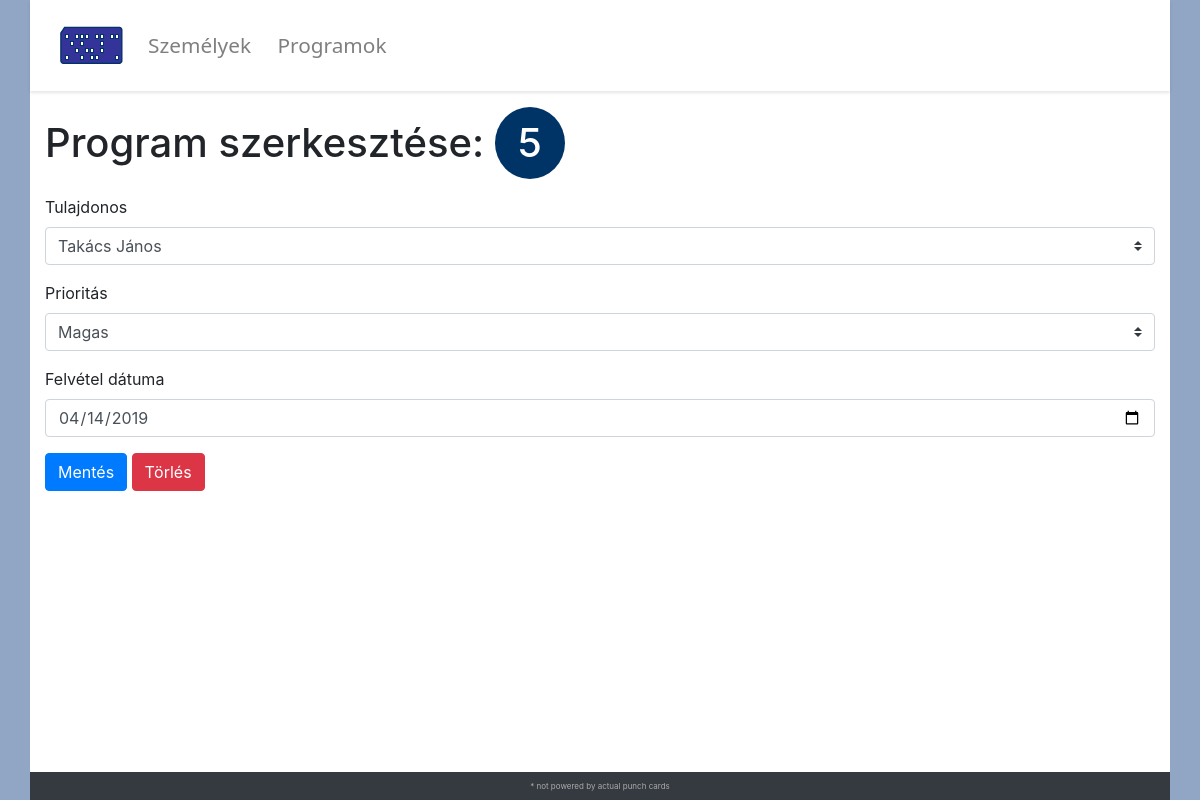
Screenshot of /edit-program.php?id=5 with the database file from the repository.
### tables this page shows
CREATE TABLE Program
(
  id INT PRIMARY KEY AUTO_INCREMENT,
  prioritas INT NOT NULL,
  felvetel_datum DATE NOT NULL,
  author INT NOT NULL,
  CONSTRAINT Program_Author FOREIGN KEY(author) REFERENCES Szemely(id)
);

### edit-program.php (the view, shortened to what this page needs)
<?php
$db = getDb();
$priorities = ['Magas', 'Közepes', 'Alacsony'];
?>
</head>
<body>
  <div class="container main-content">
    <?php
      $id = mysqli_real_escape_string($db, $_GET['id']) or die(mysqli_error($db));
      $query = sprintf('SELECT id, prioritas, author, felvetel_datum FROM program WHERE id = %s', $id);
      $result = mysqli_query($db, $query);
      $row = mysqli_fetch_array($result);
      ?>
      <h1>Program szerkesztése: <span class="program-id"><?=$id?></span></h1>
      <form action="" method="post">
        <div class="form-group">
          <label for="author" class="mr-2">Tulajdonos</label>
          <select class="custom-select" name="author">
            <?php
              $queryAuthors = 'SELECT id, CONCAT(vezeteknev, " ", keresztnev) AS nev FROM szemely ORDER BY vezeteknev';
              $resultAuthors = mysqli_query($db, $queryAuthors) or die(mysqli_error($db));
              while ($row2 = mysqli_fetch_array($resultAuthors)) {
                print('<option value="' . $row2['id'] . '" ' . ($row2['id'] == $row['author'] ? 'selected' : '') . '>' . $row2['nev'] . '</option>');
              }
            ?>
          </select>
        </div>
        <div class="form-group">
          <label for="priority" class="mr-2">Prioritás</label>
          <select class="custom-select" name="priority">
            <?php
              for ($i = sizeof($priorities) - 1; $i >= 0; $i--) {
                print('<option value="' . $i . '" ' . ($row['prioritas'] == $i ? 'selected' : '') . '>' . $priorities[$i] . '</option>');
              }
            ?>
          </select>
        </div>
        <div class="form-group">
          <label for="date" class="mr-2">Felvétel dátuma</label>
          <input class="form-control" type="date" name="date" value="<?=$row['felvetel_datum']?>">
        </div>
        <input class="btn btn-primary" name="update" type="submit" value="Mentés">
        <input class="btn btn-danger" name="delete" type="submit" value="Törlés">
      </form>
  </div>

### punchcard.css (style rules this page uses)
body { --card-background: #003366; background-color: #90A6C4; margin-bottom: 0; height: 100vh; }
h1 { margin-bottom: 0.4em; }
footer { font-size: 0.5em; color: #aaa; }
body > .container:nth-child(2) { padding-top: 1em; background-color: #fff; padding-bottom: 1em; min-height: calc(100% - 16px - 75px - 16px - 12px); }
.navbar { font-family: 'Segoe UI', Tahoma, Geneva, Verdana, sans-serif; font-weight: 500; font-size: 1.3em; box-shadow: 0px 2px 3px 0 rgba(0,0,0,0.1); padding-left: 1.4em; }
.nav-container { padding: 0; background-color: #fff; }
.navbar-nav { flex-direction: row !important; }
.navbar-nav li { padding-right: 0.5em; }
.program-id { display: inline-block; background-color: var(--card-background); color: #fff; border-radius: 100%; padding: 0.3em; width: 1.75em; text-align: center; }

### rows the page displays
program: author "Takács János", priority "Magas", date "04/14/2019"

### other values shown
$id "5"
